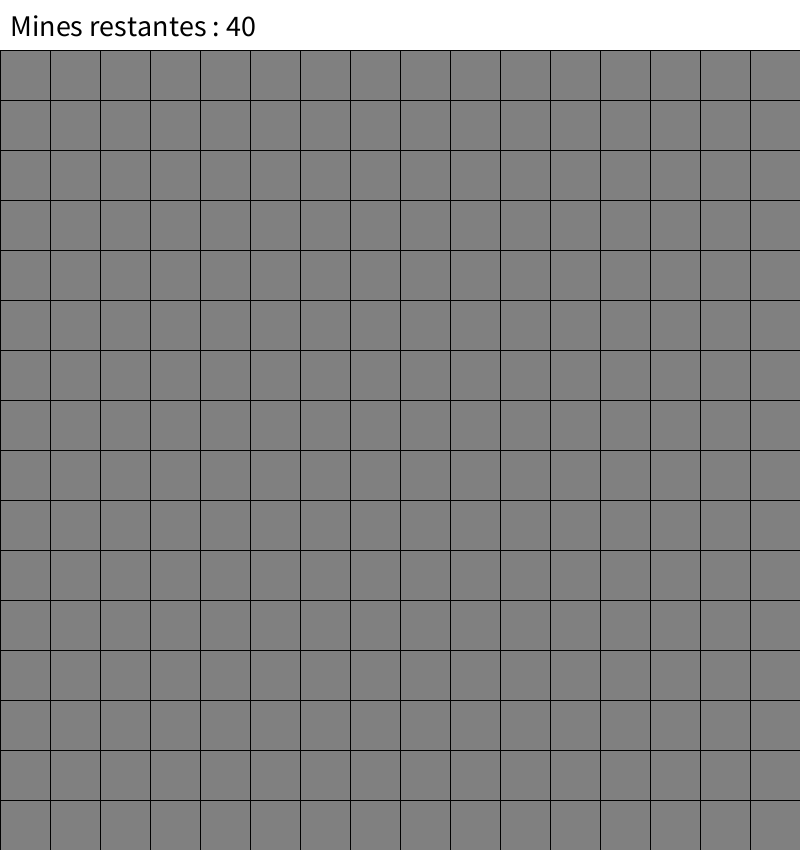
Frame 1 (no input)
Frame 60 (the mouse pressed at the canvas centre just before this capture): identical to frame 1, image omitted
Frame 120 (the mouse held since frame 60 and released just before this capture): identical to frame 1, image omitted

The Processing sketch that drew this single still picture (run headless with seeded random() and noise(); from frame 60 on, the mouse is pressed at the canvas centre):

// Processing sketch: jeududemineur
// ── jeududemineur.pde
Demineur jeu;

void setup() {
  size(800, 850);
  jeu = new Demineur(16, 16, 50, 40);
}

void draw() {
  background(255);
  jeu.dessiner();
}

void mousePressed() {
  jeu.click();
}

// ── Case.pde
class Case {
  float x, y;      // coordonnées du coin supérieur gauche
  float taille;    // taille (largeur et hauteur)
  boolean mine;    // est-ce que la case contient une mine ?
  boolean cachee;  // est-ce que la case est cachée ?
  boolean drapeau; // est-ce que la case est marquée par un drapeau ?
  int minesAutour; // nombre de mines dans les huit cases voisines

  Case(float x, float y, float taille) {
    // TODO (question 1)
    this.x = x;
    this.y = y;
    this.taille = taille;

    cachee = true;
  }

  // Vérifie si la case contient le point (mx, my)

  boolean contient(float mx, float my) {
    return mx > x && mx < x + taille
      && my > y && my < y + taille;
  }

  void dessiner() {
    stroke(1);
    if (cachee) {
      fill(128);
      rect(x, y, taille, taille);
      if (drapeau) {
        noStroke();
        fill(255, 0, 0);
        triangle(x + 0.25 * taille, y + 0.25 * taille,
          x + 0.25 * taille, y + 0.75 * taille,
          x + 0.75 * taille, y + 0.5 * taille);
      }
    } else {
      fill(191);
      rect(x, y, taille, taille);
      if (mine) {
        fill(0);
        ellipse(x + taille / 2, y + taille / 2, taille / 2, taille / 2);
      } else if (minesAutour > 0) {

        if (minesAutour == 1) {
          fill(255, 255, 0);      // yellow
        } else if (minesAutour == 2) {
          fill(255, 165, 0);      // orange
        } else if (minesAutour == 3) {
          fill(255, 0, 0);        // red
        } else if (minesAutour == 4) {
          fill(128, 0, 128);      // purple
        } else if (minesAutour == 5) {
          fill(255);              // white
        } else {
          fill(0);                // black (6+)
        }

        textSize(taille / 2);
        textAlign(CENTER, CENTER);
        text(minesAutour, x + taille / 2, y + taille / 2);
      }
    }
  }
}

// ── Demineur.pde
class Demineur {
  int lignes, colonnes; // nombre de lignes et colonnes de la grille
  int mines;            // nombre total de mines
  Case[][] grille;      // la grille représentant le champ de mines

  // Ces attributs sont utilisés pour suivre la progression du jeu
  int casesRevelees; // nombre de cases révélées
  int casesMarquees; // nombre de cases marquées par un drapeau
  boolean boom;      // true si le joueur a cliqué sur une case contenant une mine
  int minePoser = 0;
  float tailleCase;

  Demineur(int lignes, int colonnes, float tailleCase, int mines) {
    this.lignes = lignes;
    this.colonnes = colonnes;
    this.mines = mines;
    casesRevelees = 0;
    casesMarquees = 0;
    boom = false;
    this.tailleCase = tailleCase;

    // TODO (question 4)
    // 4.1. Créez la grille et les cases.
    // Placez grille[i][j] à la position (j * tailleCase, 50 + i * tailleCase).
    // Ainsi une bande sera disponible en haut de la fenêtre pour afficher des messages.
    grille = new Case[lignes][colonnes];

    for (int i = 0; i < lignes; i++) {
      for (int j = 0; j < colonnes; j++) {
        grille[i][j] = new Case(j * tailleCase, 50 + i * tailleCase, tailleCase);
      }
    }

    // 4.2.Posez le nombre nécessaire de mines.
    // Vous pouvez vous servir de la méthode poserMine().

    while (minePoser<mines) {
      poserMine();
    }

    // 4.3. Calculez le nombre de mines autour de chaque case vide.
    // Vous pouvez vous servir de la méthode minesAutour().

    for (int i = 0; i < lignes; i++) {
      for (int j = 0; j < colonnes; j++) {
        if (!grille[i][j].mine) {
          grille[i][j].minesAutour = minesAutour(i, j);
        }
      }
    }
  }


  // Vérifie si ligne et colonne sont des indices valides d'une case de la grille
  boolean indicesValides(int ligne, int colonne) {
    return 0 <= ligne && ligne < lignes && 0 <= colonne && colonne < colonnes;
  }

  // Choisit au hasard une case vide et pose une mine dedans
  void poserMine() {
    // TODO (question 2)
    int i = int(random(0, lignes));
    int j = int(random(0, colonnes));
    if (grille[i][j].mine) {
      poserMine();
    } else {
      grille[i][j].mine = true;
      minePoser+=1;
    }
  }

  // Renvoie le nombre de mines dans les cases voisines de grille[ligne][colonne]
  int minesAutour(int ligne, int colonne) {
    // TODO (question 3)
    int nbMine = 0;

    for (int i = ligne-1; i <= ligne+1; i++) {
      for (int j = colonne-1; j <= colonne+1; j++) {
        if (indicesValides(i, j) && grille[i][j] != grille[ligne][colonne]) {
          if (grille[i][j].mine) {
            nbMine +=1;
          }
        }
      }
    }
    return nbMine;
  }

  void dessiner() {
    // On affiche un message indiquant la progression du jeu eh haut de la fenêtre
    String message;
    if (boom) {
      message = "Perdu !";
    } else if (casesRevelees == lignes * colonnes - mines) {
      // le joueur gagne s'il révèle toutes les cases vides
      message = "Gagné !";
    } else {
      message = "Mines restantes : " + (mines - casesMarquees);
    }
    textSize(30);
    textAlign(LEFT, CENTER);
    fill(0);
    text(message, 10, 25);
    fill(0, 0, 0, 0);

    // TODO : dessinez toutes les cellules (question 5)
    for (int i=0; i<lignes; i++) {
      for (int j=0; j<colonnes; j++) {
        grille[i][j].dessiner();
      }
    }
  }

  // Gère les clicks de la souris
  void click() {
    for (int i = 0; i < lignes; i++) {
      for (int j = 0; j < colonnes; j++) {
        if (grille[i][j].contient(mouseX, mouseY)) {
          if (mouseButton == LEFT) {
            revelerCase(i, j);
          } else if (mouseButton == RIGHT) {
            marquerCase(i, j);
          }
        }
      }
    }
  }

  // Cette méthode est appelée lorsque le joueur fait un click gauche sur une case.
  // Elle révèle la case et si elle est vide et il n'y a pas de mines autour d'elle,
  // elle révèle récursivement toutes les cases voisines.
  void revelerCase(int ligne, int colonne) {
    Case c = grille[ligne][colonne];
    if (c.cachee && !c.drapeau) {
      c.cachee = false;
      casesRevelees++;
      if (c.mine) {
        boom = true;
      } else if (c.minesAutour == 0) {
        // s'il n'y a aucune mine autour de cette case, on révèle toutes les cases voisines
        for (int i = ligne - 1; i <= ligne + 1; i++) {
          for (int j = colonne - 1; j <= colonne + 1; j++) {
            if (indicesValides(i, j)) {
              revelerCase(i, j);
            }
          }
        }
      }
    }
  }

  // Cette méthode est appelée lorsque le joueur fait un click droit sur une case.
  // Si la case est cachée, elle met/enlève un drapeau sur celle-ci.
  void marquerCase(int ligne, int colonne) {
    Case c = grille[ligne][colonne];

    if (c.cachee) {
      c.drapeau = !c.drapeau;

      if (c.drapeau) {
        casesMarquees++;
      } else {
        casesMarquees--;
      }
    }
  }
}
